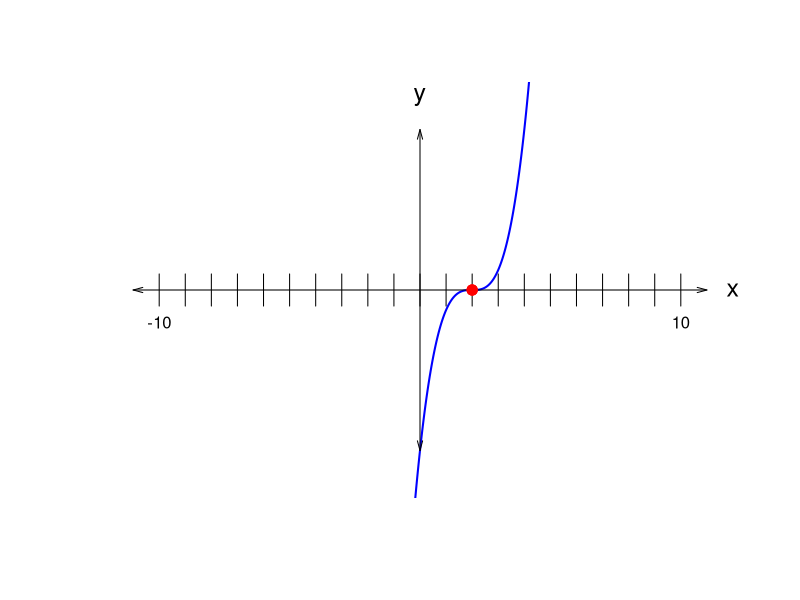

Generate this figure with R:
## ---- chunk 1
options(scipen=999)
pfix = function(c,d){
    cc = c[c!=0]
    dd = d[c!=0]
    p = paste0("{",cc,"}x^{",dd,"}",collapse="+")
    p = gsub("x^{0}","",p,fixed=T)
    p = gsub("x^{1}","x",p,fixed=T)
    p = gsub("+{-","-{",p,fixed=T)
    p = gsub("+{1}x","+x",p,fixed=T)
    p = gsub("-{1}x","-x",p,fixed=T)
    p = gsub("{-1}x","-x",p,fixed=T)
    p = gsub("{1}x","x",p,fixed=T)
    return(p)
}

while(T){
    rrr = sample(c(-6:-1,1:6),1)
    rs = rep(rrr,3)
    dr = rrr[2]
    A = 1
    B = sum(-rs)
    C = sum(c(prod(-rs[c(1,2)]),prod(-rs[c(1,3)]),prod(-rs[c(2,3)])))
    D = prod(-rs)
    if(length(unique(rs))==1){break}
}

all1 = numeric()
all2 = numeric()
all3 = numeric()
for(i in c((-6):(-1),1:6)){
    for(j in c((-6):(-1),1:6)){
        for(k in c((-6):(-1),1:6)){
            aaa = sum(c(i,j,k))
            bbb = sum(c(i*j,i*k,j*k))
            ccc = prod(c(i,j,k))
            all1 = sort(unique(c(all1,aaa)))
            all2 = sort(unique(c(all2,bbb)))
            all3 = sort(unique(c(all3,ccc)))
        }
    }
}

al1 = paste0("* ",all1,collapse="\n")
al2 = paste0("* ",all2,collapse="\n")
al3 = paste0("* ",all3,collapse="\n")

sol1 = paste0(1*(B==all1),collapse="")
sol2 = paste0(1*(C==all2),collapse="")
sol3 = paste0(1*(D==all3),collapse="")

## ---- chunk 2
quadcs = c(3,2*B,C)
aa = quadcs[1]
bb = quadcs[2]
cc = quadcs[3]

xmi = rs[1]-2 #(-bb+sqrt(bb^2-4*aa*cc))/(2*aa)
xma = rs[1]+2 #(-bb-sqrt(bb^2-4*aa*cc))/(2*aa)
ymi = xmi^3+B*xmi^2+C*xmi+D
yma = xma^3+B*xma^2+C*xma+D
mama = max(abs(c(ymi,yma)))

x = seq(-10,10,0.01)
plot(x,x^3+B*x^2+C*x+D,"l",col="blue",lwd=2,xlim=c(-12,12),
     ylim=c(-mama*1.2,mama*1.2),ylab="f(x)",xlab="x",axes=F,ann=F)
for(i in -10:10){
    lines(c(i,i),c(mama/10,-mama/10))
}
text(-10,-mama/5,"-10")
text(10,-mama/5,"10")
arrows(-11,0,11,0,0.1,15,3)
arrows(0,mama,0,-mama,0.1,15,3)
points(rs,c(0,0,0),pch=20,col="red",cex=2)
text(12,0,"x",cex=1.5)
text(0,mama*1.2,"y",cex=1.5)
